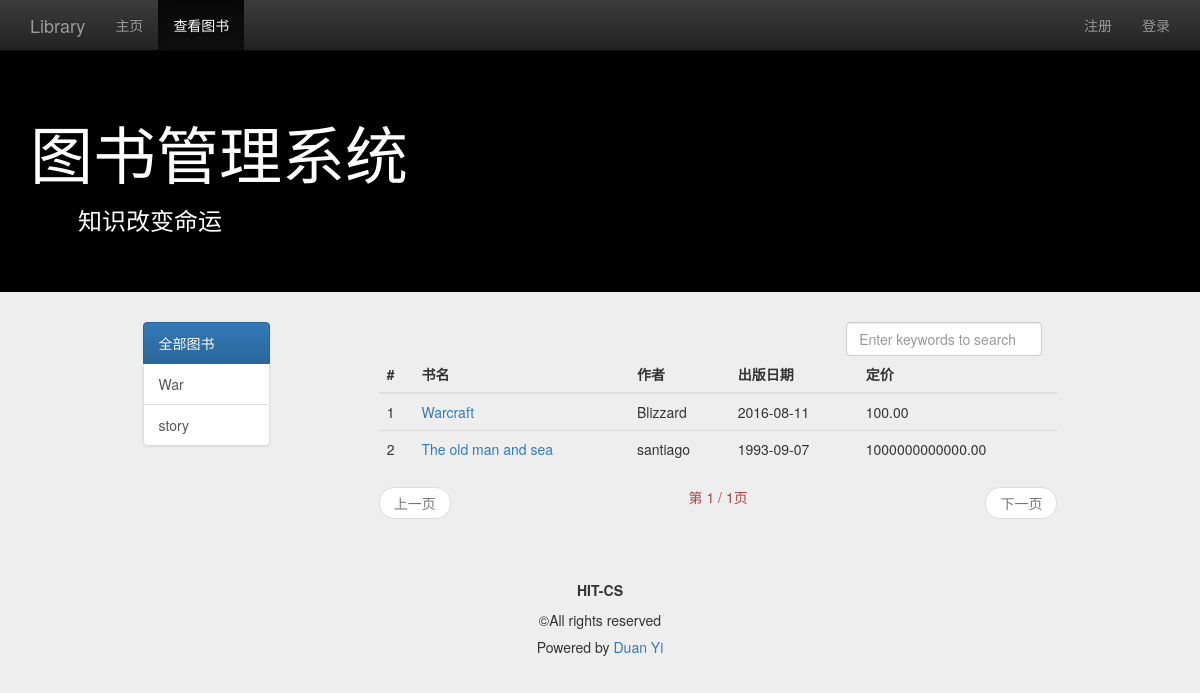
Screenshot of /management/view_book_list/ with the database file from the repository.
### management/models.py (models this page shows, shortened)
class Book(models.Model):
    name = models.CharField(max_length=128)
    price = models.FloatField()
    author = models.CharField(max_length=128)
    publish_date = models.DateTimeField()
    category = models.CharField(max_length=128)
    class META:
        ordering = ["name"]

### management/views.py (the view)
def view_book_list(request):
    user = request.user if request.user.is_authenticated() else None
    category_list = Book.objects.values_list('category', flat=True).distinct()
    query_category = request.GET.get('category', '')
    if (not query_category) or Book.objects.filter(category=query_category).count() is 0:
        query_category = 'all'
        book_list = Book.objects.all()
    else:
        book_list = Book.objects.filter(category=query_category)
    if request.method == 'POST':
        keyword = request.POST.get('keyword','')
        book_list = Book.objects.filter(name__contains=keyword)
        query_category = 'all'
    paginator = Paginator(book_list, 5)
    page = request.GET.get('page')
    try:
        book_list = paginator.page(page)
    except PageNotAnInteger:
        book_list = paginator.page(1)
    except EmptyPage:
        book_list = paginator.page(paginator.num_pages)
    content ={
        'user': user,
        'active_menu': 'view_book',
        'category_list': category_list,
        'book_list':book_list,
        'query_category':query_category,
    }
    return  render(request, 'management/view_book_list.html', content)

### templates/management/view_book_list.html (shortened to what this page needs)
{% extends "management/base.html" %}
{% load staticfiles %}
{% block content %}
    <div class="container">
        <div class="row">
            <div class="col-md-10 col-md-offset-1">
                <div class="col-md-2">
                    <div class="list-group">
                        <a href="{% url 'view_book_list' %}" class="list-group-item" id="id_category_all">
                            全部图书
                        </a>
                        {% for category in category_list %}
                            <a href="{% url 'view_book_list' %}?category={{ category }}" class="list-group-item"
                               id="id_category_{{ category }}">
                                {{ category }}
                            </a>
                        {% endfor %}
                    </div>
                </div>
                <div class="col-md-9 col-md-offset-1">
                    <div class="col-md-4 col-md-offset-8">
                        <form role="form" method="post" name="search_form">
                            <input type="search" class="form-control" name="keyword"
                                   placeholder="Enter keywords to search" id="id_search_input" onkeyup="key_up()"
                                   autofocus>
                        </form>
                    </div>
                    <table class="table table-hover">
                        <thead>
                        <tr>
                            <th>#</th>
                            <th>书名</th>
                            <th>作者</th>
                            <th>出版日期</th>
                            <th>定价</th>
                        </tr>
                        </thead>
                        <tbody>
                        {% for book in book_list %}
                            <tr>
                                <td>{{ forloop.counter }}</td>
                                <td><a href="{% url 'detail' %}?id={{ book.id }}">{{ book.name }}</a></td>
                                <td>{{ book.author }}</td>
                                <td>{{ book.publish_date|date:"Y-m-d" }}</td>
                                <td>{{ book.price|floatformat:2 }}</td>
                            </tr>
                        {% empty %}
                            <tr>
                                <td>暂无图书</td>
                            </tr>
                        {% endfor %}
                        </tbody>
                    </table>
                    <nav>
                        <ul class="pager">
                            {% if book_list.has_previous %}
                                <li class="previous"><a
                                        href="?typ={{ query_category }}&page={{ book_list.previous_page_number }}">上一页</a>
                                </li>
                            {% else %}
                                <li class="previous disabled"><a href="#">上一页</a></li>
                            {% endif %}
                            <li class="text-center text-danger">第 {{ book_list.number }} / {{ book_list.paginator.num_pages }}页</li>
                            {% if book_list.has_next %}
                                <li class="next"><a
                                        href="?typ={{ query_category }}&page={{ book_list.next_page_number }}">下一页</a>
                                </li>
                            {% else %}
                                <li class="next disabled"><a href="#">下一页</a></li>
                            {% endif %}
                        </ul>
                    </nav>
                </div>
            </div>
        </div>
    </div>
{% endblock %}

### management/static/css/base.css (style rules this page uses)
body { padding-top: 50px; background-color: #eeeeee; }

### rows the page displays
Book: name "Warcraft", author "Blizzard", publish_date "2016-08-11", price "100.00"
Book: name "The old man and sea", author "santiago", publish_date "1993-09-07", price "1000000000000.00"

### other values shown
{{ category }} "War" "story"
{{ book_list.number }} "1"
{{ book_list.paginator.num_pages }} "1"
